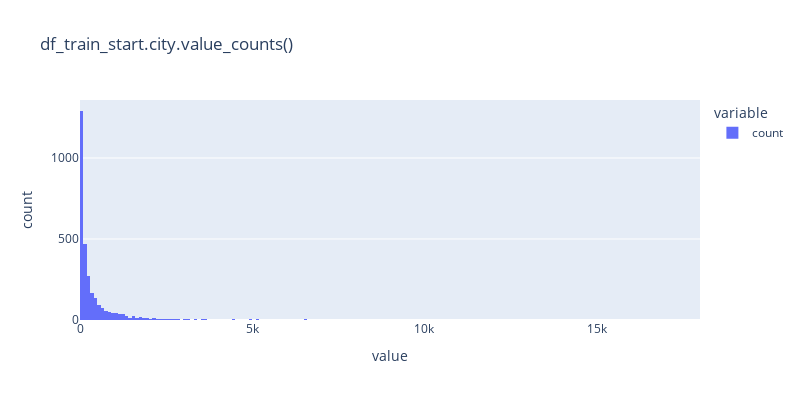

Here is the notebook cell this chart was saved with:
### Code cell
px.histogram(
    df_train_start.city.value_counts(),  # датасет
    # 'price',  # столбец, для которого требуется построить гистограмму
    title='df_train_start.city.value_counts()',  # название графика
    width=800, height=400
)

### Figure 1 — Plotly figure (JSON) as saved in the notebook; plotly's stock layout.template omitted (floating-point values rounded to 4 significant figures; data arrays with more than 128 entries replaced by an {"elided": "..."} marker saying what was removed)
{"data": [{"alignmentgroup": "True", "bingroup": "x", "hovertemplate": "variable=count<br>value=%{x}<br>count=%{y}<extra></extra>", "legendgroup": "count", "marker": {"color": "#636efa", "pattern": {"shape": ""}}, "name": "count", "offsetgroup": "count", "orientation": "v", "showlegend": true, "type": "histogram", "x": {"elided": "3057 int values"}, "xaxis": "x", "yaxis": "y"}], "layout": {"barmode": "relative", "height": 400, "legend": {"title": {"text": "variable"}, "tracegroupgap": 0}, "title": {"text": "df_train_start.city.value_counts()"}, "width": 800, "xaxis": {"anchor": "y", "domain": [0, 1], "title": {"text": "value"}}, "yaxis": {"anchor": "x", "domain": [0, 1], "title": {"text": "count"}}}}
